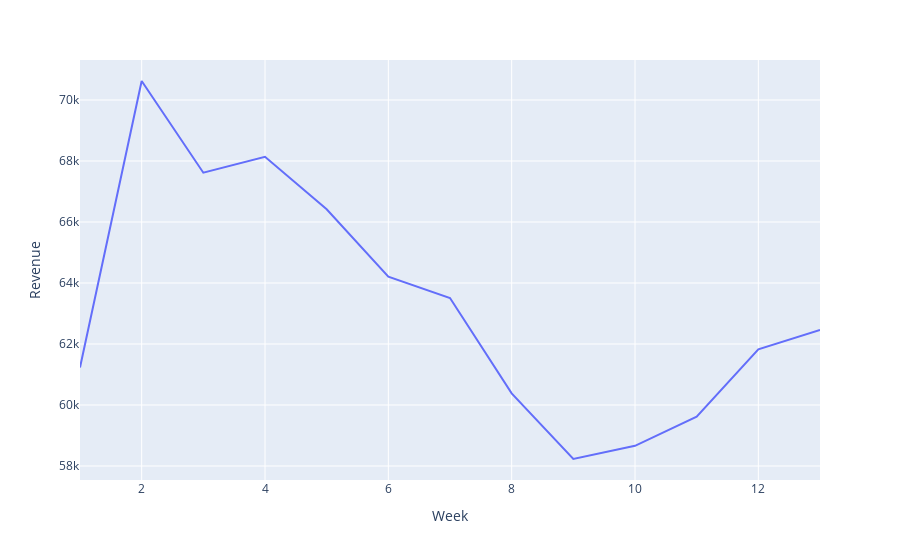

The code cell stored with this chart in its notebook:
### Code cell
df_4 = df[df['Category'] == 'Handyman']
fig4 = px.line(df_4.sort_values(by = "Week"), x="Week", y="Revenue")
fig4.show()

### Figure 1 — Plotly figure (JSON) as saved in the notebook; plotly's stock layout.template omitted (floating-point values rounded to 4 significant figures)
{"data": [{"hovertemplate": "Week=%{x}<br>Revenue=%{y}<extra></extra>", "legendgroup": "", "line": {"color": "#636efa", "dash": "solid"}, "marker": {"symbol": "circle"}, "mode": "lines", "name": "", "orientation": "v", "showlegend": false, "type": "scatter", "x": [1, 2, 3, 4, 5, 6, 7, 8, 9, 10, 11, 12, 13], "xaxis": "x", "y": [61227, 70622, 67616, 68139, 66416, 64208, 63505, 60382, 58229, 58661, 59619, 61827, 62459], "yaxis": "y"}], "layout": {"legend": {"tracegroupgap": 0}, "margin": {"t": 60}, "xaxis": {"anchor": "y", "domain": [0, 1], "title": {"text": "Week"}}, "yaxis": {"anchor": "x", "domain": [0, 1], "title": {"text": "Revenue"}}}}
